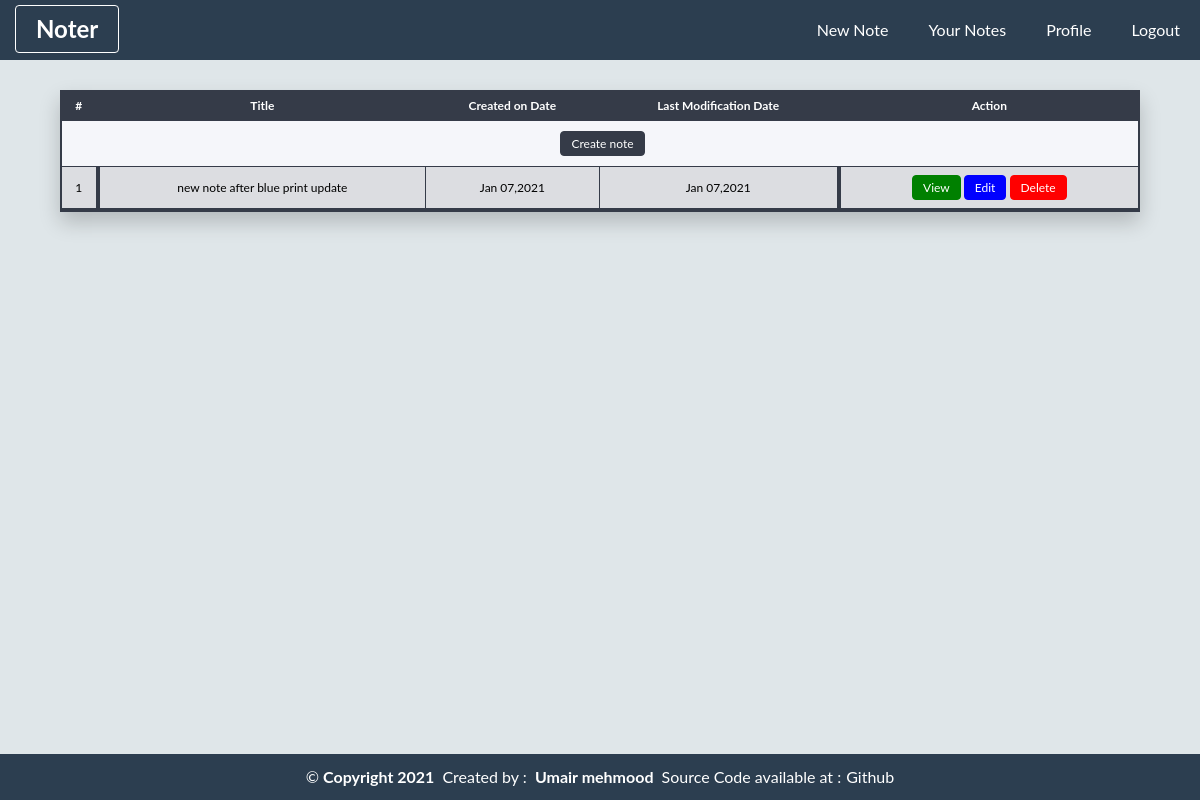
Page /notes (signed in) on the earlier database version.
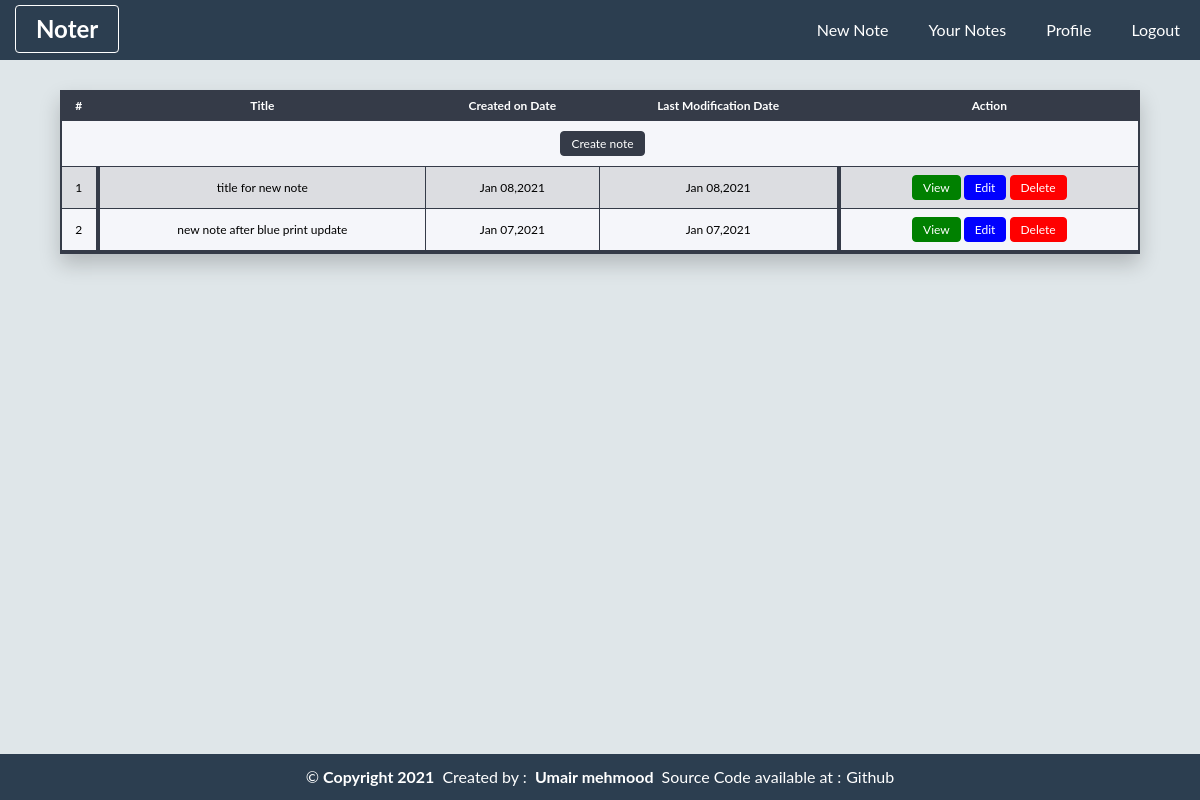
Same page on the later database version.
### core/models.py (models this page shows, shortened)
class Notes(db.Model):
	id = db.Column(db.Integer,primary_key=True)
	user_id = db.Column(db.Integer,db.ForeignKey('users.id'),nullable=False)
	title = db.Column(db.String(120),nullable=False)
	cd= db.Column(db.DateTime,nullable=False,default=datetime.utcnow)
	md= db.Column(db.DateTime,nullable=False,default=datetime.utcnow)
	content = db.Column(db.Text,nullable=False)

### core/notes/routs.py (the view)
@noter_notes.route('/notes')
@login_required
def notes():
	notes = Notes.query.filter_by(user_id=current_user.id).order_by(Notes.cd.desc())
	return render_template("notes.html",title = "All Notes - Noter",notes=notes)

### core/models.py (called while the page is built)
@login_manager.user_loader
def load_user(user_id):
	return Users.query.get(int(user_id))

### core/templates/notes.html
{% extends "default.html"%}
{% block content%}
<div class="shownote">
			<table>
				<tr>
					<th>#</th>
					<th>Title</th>
					<th>Created on Date </th>
					<th>Last Modification Date</th>
					<th>Action</th>
				</tr>
				{%if notes %}
					<tr>
					<td id ="createnote" colspan="5">
						<a class="action-btn btn-newnote" href="{{url_for('notes.new_note')}}">Create note</a>
					</td>
				</tr>
					{% for note in notes: %}
						<tr>
							<td>{{ loop.index }}</td>
							<td>{{ note.title}}</td>
							<td>{{ note.cd.strftime("%b %d,%Y")}} </td>
							<td>{{ note.md.strftime("%b %d,%Y")}} </td>
							<td>
								<div class="actions">
									<a class="action-btn btn-view" href="{{url_for('notes.view_note',id=note.id,title=note.title)}}">View</a>
									<a class="action-btn btn-edit" href="{{url_for('notes.edit_note',id=note.id,title=note.title)}}">Edit</a>
									<a class="action-btn btn-delete" href="{{url_for('notes.delete_note',id=note.id,title=note.title)}}">Delete</a>
								</div>
							</td>
						</tr>
					{% endfor %}
				{% else %}
				<tr>
					<td id="nonote" colspan="5">
						You didn't have created any note yet <a class="action-btn btn-newnote" href="{{url_for('notes.new_note')}}">Create note</a>
					</td>
				</tr>
				{% endif %}
			</table>
		</div>
{% endblock content%}

Differences in the rows shown:
added Notes: title "title for new note", cd "Jan 08,2021", md "Jan 08,2021"
